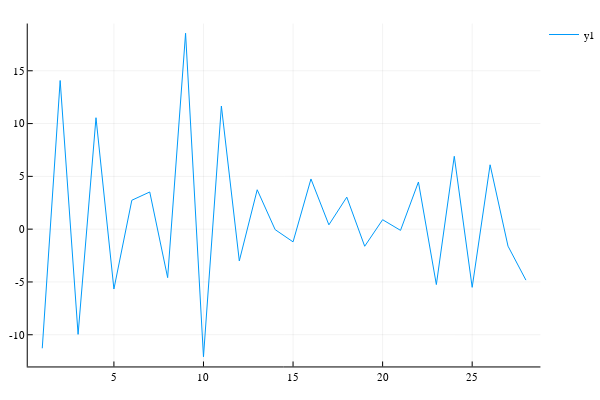

Here is the notebook cell this chart was saved with:
### Code cell
plot(K \ f)

### Figure 1 — Plotly figure (JSON) as saved in the notebook; plotly's stock layout.template omitted (floating-point values rounded to 4 significant figures)
{"data": [{"colorbar": {"title": ""}, "hoverinfo": "text", "legendgroup": "y1", "line": {"color": "rgba(0, 154, 250, 1.000)", "dash": "solid", "shape": "linear", "width": 1}, "mode": "lines", "name": "y1", "showlegend": true, "text": [null, null, null, null, null, null, null, null, null, null, null, null, null, null, null, null, null, null, null, null, null, null, null, null, null, null, null, null], "type": "scatter", "x": [1, 2, 3, 4, 5, 6, 7, 8, 9, 10, 11, 12, 13, 14, 15, 16, 17, 18, 19, 20, 21, 22, 23, 24, 25, 26, 27, 28], "xaxis": "x1", "y": [-11.28, 14.08, -9.964, 10.55, -5.67, 2.737, 3.519, -4.592, 18.55, -12.08, 11.66, -3.006, 3.731, -0.04433, -1.204, 4.755, 0.4095, 3.031, -1.62, 0.8949, -0.114, 4.467, -5.248, 6.902, -5.511, 6.095, -1.608, -4.827], "yaxis": "y1", "zmax": 0.1, "zmin": -0.1}], "layout": {"annotations": [], "height": 400, "legend": {"bgcolor": "rgba(255, 255, 255, 1.000)", "bordercolor": "rgba(0, 0, 0, 1.000)", "font": {"color": "rgba(0, 0, 0, 1.000)", "family": "sans-serif", "size": 11}, "tracegroupgap": 0, "x": 1, "y": 1}, "margin": {"b": 20, "l": 0, "r": 0, "t": 20}, "paper_bgcolor": "rgba(255, 255, 255, 1.000)", "plot_bgcolor": "rgba(255, 255, 255, 1.000)", "showlegend": true, "width": 600, "xaxis": {"anchor": "y1", "domain": [0.05101, 0.9934], "gridcolor": "rgba(0, 0, 0, 0.100)", "gridwidth": 0.5, "linecolor": "rgba(0, 0, 0, 1.000)", "mirror": false, "range": [0.19, 28.81], "showgrid": true, "showline": true, "showticklabels": true, "tickangle": 0, "tickcolor": "rgb(0, 0, 0)", "tickfont": {"color": "rgba(0, 0, 0, 1.000)", "family": "sans-serif", "size": 11}, "tickmode": "array", "ticks": "inside", "ticktext": ["5", "10", "15", "20", "25"], "tickvals": [5, 10, 15, 20, 25], "title": "", "titlefont": {"color": "rgba(0, 0, 0, 1.000)", "family": "sans-serif", "size": 15}, "type": "-", "visible": true, "zeroline": false, "zerolinecolor": "rgba(0, 0, 0, 1.000)"}, "yaxis": {"anchor": "x1", "domain": [0.03762, 0.9902], "gridcolor": "rgba(0, 0, 0, 0.100)", "gridwidth": 0.5, "linecolor": "rgba(0, 0, 0, 1.000)", "mirror": false, "range": [-13.0, 19.47], "showgrid": true, "showline": true, "showticklabels": true, "tickangle": 0, "tickcolor": "rgb(0, 0, 0)", "tickfont": {"color": "rgba(0, 0, 0, 1.000)", "family": "sans-serif", "size": 11}, "tickmode": "array", "ticks": "inside", "ticktext": ["-10", "-5", "0", "5", "10", "15"], "tickvals": [-10, -5, 0, 5, 10, 15], "title": "", "titlefont": {"color": "rgba(0, 0, 0, 1.000)", "family": "sans-serif", "size": 15}, "type": "-", "visible": true, "zeroline": false, "zerolinecolor": "rgba(0, 0, 0, 1.000)"}}}
